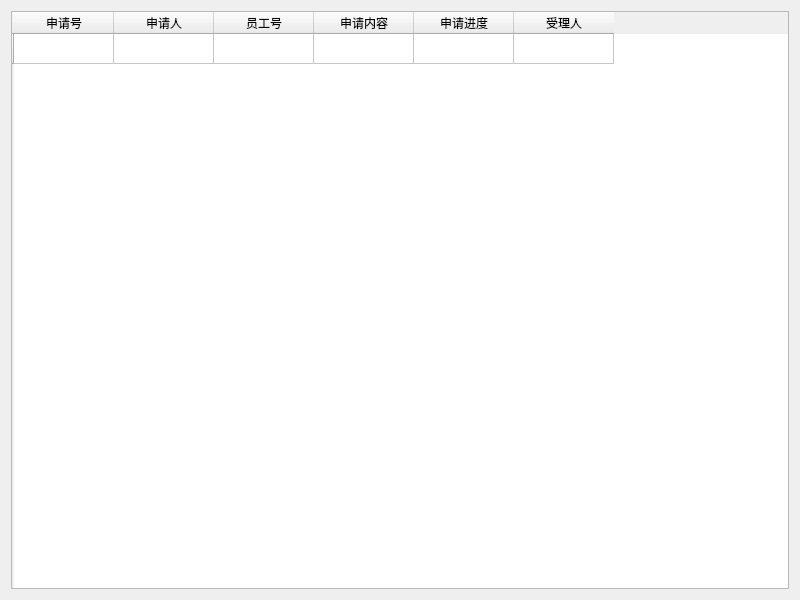
<?xml version="1.0" encoding="UTF-8"?>
<ui version="4.0">
 <class>ContractApply</class>
 <widget class="QWidget" name="ContractApply">
  <property name="geometry">
   <rect>
    <x>0</x>
    <y>0</y>
    <width>800</width>
    <height>600</height>
   </rect>
  </property>
  <property name="windowTitle">
   <string>Form</string>
  </property>
  <layout class="QGridLayout" name="gridLayout">
   <item row="0" column="0">
    <widget class="QTableWidget" name="tableWidget">
     <property name="sizePolicy">
      <sizepolicy hsizetype="Preferred" vsizetype="Preferred">
       <horstretch>0</horstretch>
       <verstretch>0</verstretch>
      </sizepolicy>
     </property>
     <row>
      <property name="text">
       <string/>
      </property>
     </row>
     <column>
      <property name="text">
       <string>申请号</string>
      </property>
     </column>
     <column>
      <property name="text">
       <string>申请人</string>
      </property>
     </column>
     <column>
      <property name="text">
       <string>员工号</string>
      </property>
     </column>
     <column>
      <property name="text">
       <string>申请内容</string>
      </property>
     </column>
     <column>
      <property name="text">
       <string>申请进度</string>
      </property>
     </column>
     <column>
      <property name="text">
       <string>受理人</string>
      </property>
     </column>
    </widget>
   </item>
  </layout>
 </widget>
 <resources/>
 <connections/>
</ui>
